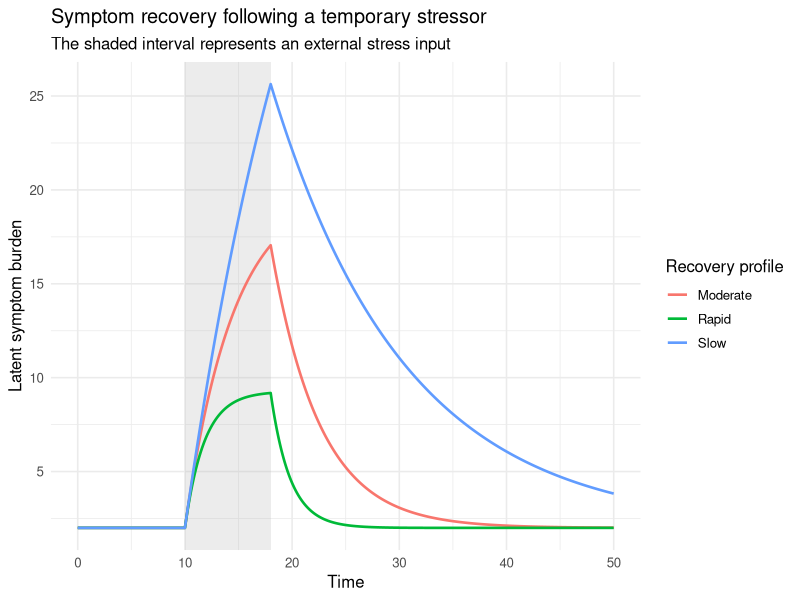
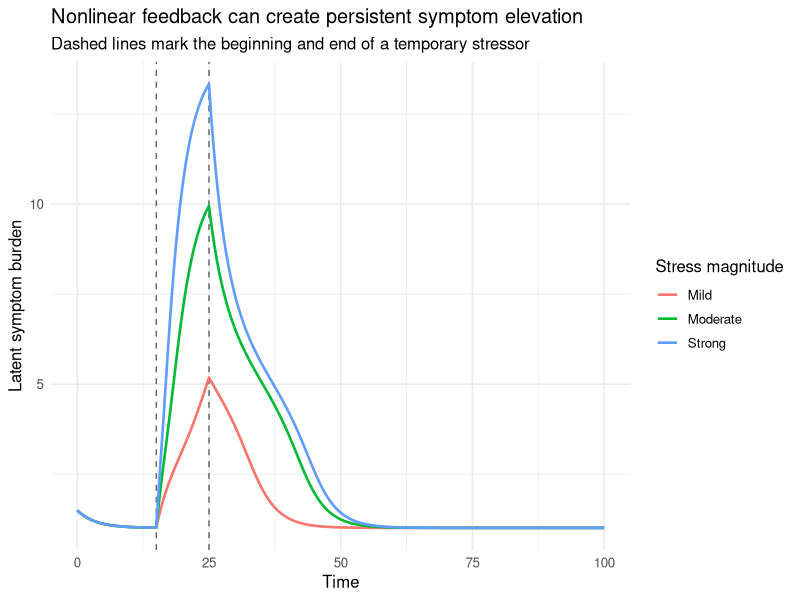
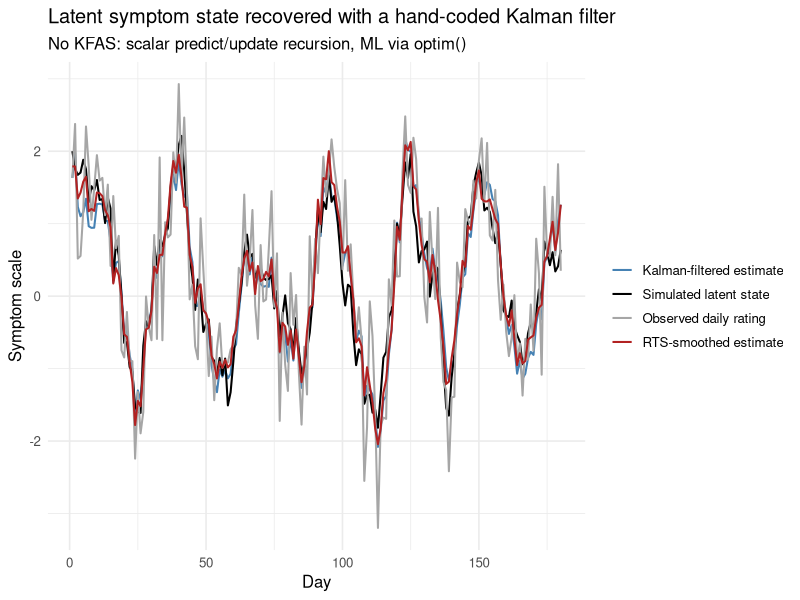
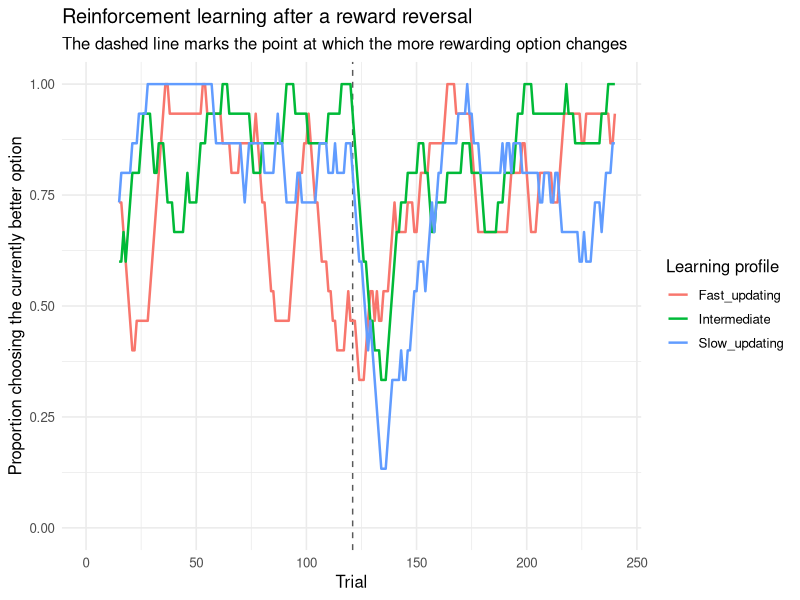
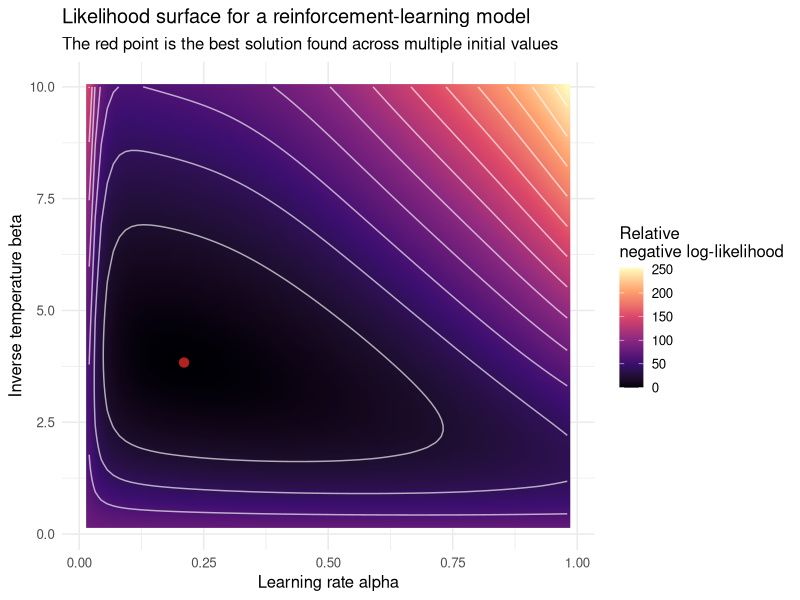
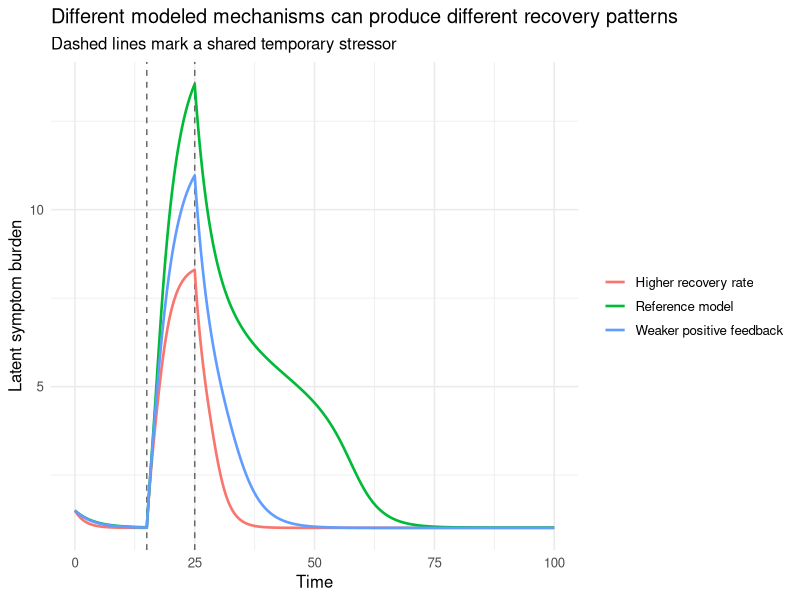
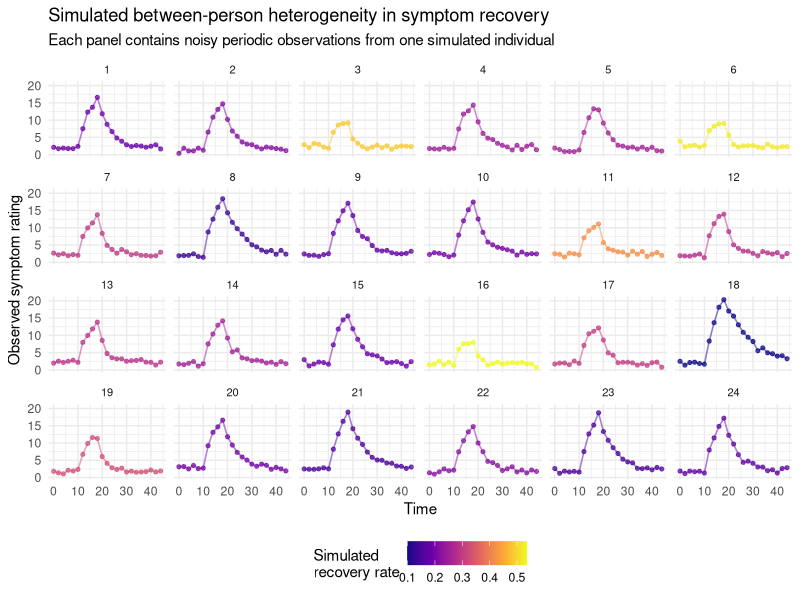

The R source for these figures, in order:
## ---- chunk 1
library(deSolve)
library(dplyr)
library(ggplot2)
library(tidyr)

symptom_rhs <- function(t, state, pars) {
  with(as.list(c(state, pars)), {
    stress_input <- ifelse(
      t >= stress_start & t < stress_end,
      stress_amplitude,
      0
    )

    ds <- -recovery_rate * (symptom - baseline) + stress_input

    list(c(symptom = ds))
  })
}

simulate_symptom <- function(recovery_rate,
                             baseline = 2,
                             stress_amplitude = 4,
                             stress_start = 10,
                             stress_end = 18,
                             initial_symptom = baseline,
                             times = seq(0, 50, by = 0.05)) {
  as.data.frame(
    ode(
      y = c(symptom = initial_symptom),
      times = times,
      func = symptom_rhs,
      parms = c(
        recovery_rate = recovery_rate,
        baseline = baseline,
        stress_amplitude = stress_amplitude,
        stress_start = stress_start,
        stress_end = stress_end
      ),
      method = "lsoda"
    )
  ) |>
    mutate(recovery_rate = recovery_rate)
}

recovery_values <- c(
  Rapid = 0.55,
  Moderate = 0.22,
  Slow = 0.08
)

symptom_df <- lapply(names(recovery_values), function(label) {
  simulate_symptom(
    recovery_rate = recovery_values[[label]]
  ) |>
    mutate(profile = label)
}) |>
  bind_rows()

stress_period <- tibble(
  start = 10,
  end = 18,
  ymin = -Inf,
  ymax = Inf
)

ggplot(symptom_df, aes(time, symptom, colour = profile)) +
  geom_rect(
    data = stress_period,
    aes(xmin = start, xmax = end, ymin = ymin, ymax = ymax),
    inherit.aes = FALSE,
    fill = "grey70",
    alpha = 0.25
  ) +
  geom_line(linewidth = 0.9) +
  labs(
    title = "Symptom recovery following a temporary stressor",
    subtitle = "The shaded interval represents an external stress input",
    x = "Time",
    y = "Latent symptom burden",
    colour = "Recovery profile"
  ) +
  theme_minimal(base_size = 12)
## ---- chunk 2
library(deSolve)
library(dplyr)
library(ggplot2)

feedback_symptom_rhs <- function(t, state, pars) {
  with(as.list(c(state, pars)), {
    stress_input <- ifelse(
      t >= stress_start & t < stress_end,
      stress_amplitude,
      0
    )

    feedback <- feedback_strength *
      symptom^hill_power /
      (feedback_threshold^hill_power + symptom^hill_power)

    ds <- -recovery_rate * (symptom - baseline) +
      feedback +
      stress_input

    list(c(symptom = ds))
  })
}

simulate_feedback_model <- function(stress_amplitude,
                                    times = seq(0, 100, by = 0.05)) {
  as.data.frame(
    ode(
      y = c(symptom = 1.5),
      times = times,
      func = feedback_symptom_rhs,
      parms = c(
        baseline = 1,
        recovery_rate = 0.32,
        feedback_strength = 1.7,
        feedback_threshold = 4.5,
        hill_power = 4,
        stress_amplitude = stress_amplitude,
        stress_start = 15,
        stress_end = 25
      ),
      method = "lsoda"
    )
  ) |>
    mutate(stress_amplitude = stress_amplitude)
}

stress_levels <- c(
  Mild = 0.7,
  Moderate = 1.5,
  Strong = 2.5
)

feedback_df <- lapply(names(stress_levels), function(label) {
  simulate_feedback_model(
    stress_amplitude = stress_levels[[label]]
  ) |>
    mutate(stressor = label)
}) |>
  bind_rows()

ggplot(feedback_df, aes(time, symptom, colour = stressor)) +
  geom_vline(
    xintercept = c(15, 25),
    linetype = "dashed",
    colour = "grey40"
  ) +
  geom_line(linewidth = 0.9) +
  labs(
    title = "Nonlinear feedback can create persistent symptom elevation",
    subtitle = "Dashed lines mark the beginning and end of a temporary stressor",
    x = "Time",
    y = "Latent symptom burden",
    colour = "Stress magnitude"
  ) +
  theme_minimal(base_size = 12)
## ---- chunk 3
library(dplyr)
library(ggplot2)
library(tibble)
library(tidyr)

set.seed(2026)

## ---- 1. Simulate the latent process and noisy observations -----------

n_days <- 180
days <- seq_len(n_days)

u <- scale(
  0.8 * sin(2 * pi * days / 28) +
    rnorm(n_days, mean = 0, sd = 0.8)
)[, 1]

a_true <- 0.88     # persistence
b_true <- 0.28     # effect of the covariate on the latent state
q_true <- 0.22^2   # process (innovation) variance
r_true <- 0.55^2   # measurement variance

x <- numeric(n_days)
x[1] <- 2

for (t in 2:n_days) {
  x[t] <- a_true * x[t - 1] + b_true * u[t - 1] + rnorm(1, sd = sqrt(q_true))
}

z <- x + rnorm(n_days, sd = sqrt(r_true))

sim_df <- tibble(
  day = days,
  u = u,
  latent_state = x,
  observed_rating = z
)

## ---- 2. Kalman filter, written explicitly, scalar arithmetic only ----
## No matrices, no packages: a, b, q, r are plain numbers. This is the
## textbook predict/update recursion for a scalar linear-Gaussian
## state-space model (Durbin & Koopman; Harvey 1989).

kalman_filter <- function(z, u, a, b, q, r, x0 = 0, P0 = 1e4) {
  n <- length(z)
  x_pred  <- numeric(n)   # predicted state mean,  x[t|t-1]
  P_pred  <- numeric(n)   # predicted state var,   P[t|t-1]
  x_filt  <- numeric(n)   # filtered state mean,   x[t|t]
  P_filt  <- numeric(n)   # filtered state var,    P[t|t]
  innov   <- numeric(n)   # one-step forecast error
  innov_var <- numeric(n) # variance of that error
  loglik  <- 0

  x_prev <- x0
  P_prev <- P0

  for (t in seq_len(n)) {
    ## --- predict step (state equation, eq. 6) ---
    if (t == 1) {
      x_pred[t] <- x_prev
      P_pred[t] <- P_prev
    } else {
      x_pred[t] <- a * x_filt[t - 1] + b * u[t - 1]
      P_pred[t] <- a^2 * P_filt[t - 1] + q
    }

    ## --- update step (observation equation, eq. 7) ---
    innov[t] <- z[t] - x_pred[t]
    innov_var[t] <- P_pred[t] + r
    K <- P_pred[t] / innov_var[t]                # Kalman gain

    x_filt[t] <- x_pred[t] + K * innov[t]
    P_filt[t] <- (1 - K) * P_pred[t]

    ## --- accumulate the Gaussian log-likelihood contribution ---
    loglik <- loglik - 0.5 * (log(2 * pi) + log(innov_var[t]) +
                                 innov[t]^2 / innov_var[t])
  }

  list(
    x_pred = x_pred, P_pred = P_pred,
    x_filt = x_filt, P_filt = P_filt,
    innov = innov, innov_var = innov_var,
    loglik = loglik
  )
}

## ---- 3. Rauch-Tung-Striebel smoother, also written explicitly --------

kalman_smoother <- function(kf, a) {
  n <- length(kf$x_filt)
  x_smooth <- numeric(n)
  P_smooth <- numeric(n)

  x_smooth[n] <- kf$x_filt[n]
  P_smooth[n] <- kf$P_filt[n]

  for (t in (n - 1):1) {
    J <- kf$P_filt[t] * a / kf$P_pred[t + 1]
    x_smooth[t] <- kf$x_filt[t] + J * (x_smooth[t + 1] - kf$x_pred[t + 1])
    P_smooth[t] <- kf$P_filt[t] + J^2 * (P_smooth[t + 1] - kf$P_pred[t + 1])
  }

  list(x_smooth = x_smooth, P_smooth = P_smooth)
}

## ---- 4. Maximum likelihood via optim() --------------------------------
## Unconstrained parameters are transformed so the optimizer can range
## over all of R^4 while a, q, r automatically stay in valid ranges.

negloglik <- function(par, z, u) {
  a <- plogis(par[1])     # keeps persistence in (0, 1)
  b <- par[2]             # unconstrained, any real effect size
  q <- exp(par[3])        # keeps process variance positive
  r <- exp(par[4])        # keeps measurement variance positive

  kf <- kalman_filter(z, u, a, b, q, r)
  -kf$loglik
}

start <- c(qlogis(0.7), 0, log(0.2^2), log(0.5^2))

fit <- optim(
  par = start,
  fn = negloglik,
  z = sim_df$observed_rating,
  u = sim_df$u,
  method = "BFGS",
  hessian = TRUE
)

a_hat <- plogis(fit$par[1])
b_hat <- fit$par[2]
q_hat <- exp(fit$par[3])
r_hat <- exp(fit$par[4])

recovered <- tibble(
  parameter = c("persistence (a)", "input effect (b)", "process var (q)", "measurement var (r)"),
  true_value = c(a_true, b_true, q_true, r_true),
  estimate = c(a_hat, b_hat, q_hat, r_hat)
)
print(recovered)

## ---- 5. Filtered and smoothed trajectories using the fitted params ---

kf_final <- kalman_filter(sim_df$observed_rating, sim_df$u, a_hat, b_hat, q_hat, r_hat)
ks_final <- kalman_smoother(kf_final, a_hat)

sim_df <- sim_df |>
  mutate(
    filtered_state = kf_final$x_filt,
    smoothed_state = ks_final$x_smooth
  )

## ---- 6. Plot ------------------------------------------------------------

plot_df <- sim_df |>
  select(day, latent_state, observed_rating, filtered_state, smoothed_state) |>
  pivot_longer(
    cols = c(latent_state, observed_rating, filtered_state, smoothed_state),
    names_to = "series",
    values_to = "value"
  )

ggplot(plot_df, aes(day, value, colour = series)) +
  geom_line(linewidth = 0.7) +
  scale_colour_manual(
    values = c(
      latent_state = "black",
      observed_rating = "grey65",
      filtered_state = "steelblue",
      smoothed_state = "firebrick"
    ),
    labels = c(
      latent_state = "Simulated latent state",
      observed_rating = "Observed daily rating",
      filtered_state = "Kalman-filtered estimate",
      smoothed_state = "RTS-smoothed estimate"
    )
  ) +
  labs(
    title = "Latent symptom state recovered with a hand-coded Kalman filter",
    subtitle = "No KFAS: scalar predict/update recursion, ML via optim()",
    x = "Day",
    y = "Symptom scale",
    colour = NULL
  ) +
  theme_minimal(base_size = 12)
## ---- chunk 4
library(dplyr)
library(ggplot2)
library(tidyr)
library(tibble)

softmax_probability <- function(values, inverse_temperature) {
  shifted_values <- values - max(values)
  weights <- exp(inverse_temperature * shifted_values)

  weights / sum(weights)
}

simulate_bandit <- function(learning_rate,
                            inverse_temperature,
                            n_trials = 240,
                            reversal_trial = 121,
                            seed = NULL) {
  if (!is.null(seed)) {
    set.seed(seed)
  }

  values <- c(option_a = 0, option_b = 0)

  results <- vector("list", n_trials)

  for (trial in seq_len(n_trials)) {
    reward_probabilities <- if (trial < reversal_trial) {
      c(option_a = 0.75, option_b = 0.25)
    } else {
      c(option_a = 0.25, option_b = 0.75)
    }

    choice_probabilities <- softmax_probability(
      values = values,
      inverse_temperature = inverse_temperature
    )

    choice <- sample(
      x = names(values),
      size = 1,
      prob = choice_probabilities
    )

    reward <- rbinom(
      n = 1,
      size = 1,
      prob = reward_probabilities[[choice]]
    )

    prediction_error <- reward - values[[choice]]

    values[[choice]] <- values[[choice]] +
      learning_rate * prediction_error

    results[[trial]] <- tibble(
      trial = trial,
      choice = choice,
      reward = reward,
      prediction_error = prediction_error,
      q_option_a = values[["option_a"]],
      q_option_b = values[["option_b"]],
      chose_currently_better_option =
        choice == names(which.max(reward_probabilities))
    )
  }

  bind_rows(results)
}

learning_profiles <- list(
  Slow_updating = list(alpha = 0.08, beta = 4),
  Intermediate = list(alpha = 0.25, beta = 4),
  Fast_updating = list(alpha = 0.60, beta = 4)
)

bandit_df <- lapply(names(learning_profiles), function(profile_name) {
  profile <- learning_profiles[[profile_name]]

  simulate_bandit(
    learning_rate = profile$alpha,
    inverse_temperature = profile$beta,
    seed = 100 + match(profile_name, names(learning_profiles))
  ) |>
    mutate(profile = profile_name)
}) |>
  bind_rows()

performance_df <- bandit_df |>
  group_by(profile) |>
  mutate(
    rolling_accuracy = stats::filter(
      as.numeric(chose_currently_better_option),
      rep(1 / 15, 15),
      sides = 1
    )
  ) |>
  ungroup()

ggplot(performance_df, aes(trial, rolling_accuracy, colour = profile)) +
  geom_vline(
    xintercept = 121,
    linetype = "dashed",
    colour = "grey35"
  ) +
  geom_line(linewidth = 0.85, na.rm = TRUE) +
  coord_cartesian(ylim = c(0, 1)) +
  labs(
    title = "Reinforcement learning after a reward reversal",
    subtitle = "The dashed line marks the point at which the more rewarding option changes",
    x = "Trial",
    y = "Proportion choosing the currently better option",
    colour = "Learning profile"
  ) +
  theme_minimal(base_size = 12)
## ---- chunk 5
library(dplyr)
library(ggplot2)
library(tibble)

negative_log_likelihood <- function(pars, data) {
  learning_rate <- plogis(pars[1])
  inverse_temperature <- exp(pars[2])

  values <- c(option_a = 0, option_b = 0)
  log_likelihood <- 0

  for (i in seq_len(nrow(data))) {
    probabilities <- softmax_probability(
      values = values,
      inverse_temperature = inverse_temperature
    )

    chosen_option <- data$choice[i]

    log_likelihood <- log_likelihood +
      log(pmax(probabilities[[chosen_option]], .Machine$double.eps))

    prediction_error <- data$reward[i] - values[[chosen_option]]

    values[[chosen_option]] <- values[[chosen_option]] +
      learning_rate * prediction_error
  }

  -log_likelihood
}

true_alpha <- 0.30
true_beta <- 3.5

estimation_data <- simulate_bandit(
  learning_rate = true_alpha,
  inverse_temperature = true_beta,
  n_trials = 300,
  reversal_trial = 151,
  seed = 42
)

starting_points <- expand.grid(
  alpha_start = c(0.08, 0.25, 0.60, 0.90),
  beta_start = c(0.8, 2, 5, 10)
)

fit_results <- lapply(seq_len(nrow(starting_points)), function(i) {
  start <- starting_points[i, ]

  fit <- optim(
    par = c(qlogis(start$alpha_start), log(start$beta_start)),
    fn = negative_log_likelihood,
    data = estimation_data,
    method = "BFGS"
  )

  tibble(
    convergence = fit$convergence,
    negative_log_likelihood = fit$value,
    estimated_alpha = plogis(fit$par[1]),
    estimated_beta = exp(fit$par[2])
  )
}) |>
  bind_rows()

best_fit <- fit_results |>
  filter(convergence == 0) |>
  slice_min(negative_log_likelihood, n = 1)

print(
  tibble(
    parameter = c("Learning rate alpha", "Inverse temperature beta"),
    true_value = c(true_alpha, true_beta),
    estimated_value = c(
      best_fit$estimated_alpha,
      best_fit$estimated_beta
    )
  )
)

likelihood_grid <- expand.grid(
  alpha = seq(0.02, 0.98, length.out = 80),
  beta = seq(0.2, 10, length.out = 80)
) |>
  rowwise() |>
  mutate(
    negative_log_likelihood = negative_log_likelihood(
      pars = c(qlogis(alpha), log(beta)),
      data = estimation_data
    )
  ) |>
  ungroup() |>
  mutate(
    relative_fit = negative_log_likelihood -
      min(negative_log_likelihood)
  )

ggplot(likelihood_grid, aes(alpha, beta, fill = relative_fit)) +
  geom_raster(interpolate = TRUE) +
  geom_contour(
    aes(z = relative_fit),
    colour = "white",
    alpha = 0.65
  ) +
  geom_point(
    data = best_fit,
    aes(
      x = estimated_alpha,
      y = estimated_beta
    ),
    inherit.aes = FALSE,
    colour = "firebrick",
    size = 2.8
  ) +
  scale_fill_viridis_c(
    option = "magma",
    name = "Relative\nnegative log-likelihood"
  ) +
  labs(
    title = "Likelihood surface for a reinforcement-learning model",
    subtitle = "The red point is the best solution found across multiple initial values",
    x = "Learning rate alpha",
    y = "Inverse temperature beta"
  ) +
  theme_minimal(base_size = 12)
## ---- chunk 6
library(deSolve)
library(dplyr)
library(ggplot2)

intervention_rhs <- function(t, state, pars) {
  with(as.list(c(state, pars)), {
    stress_input <- ifelse(
      t >= stress_start & t < stress_end,
      stress_amplitude,
      0
    )

    feedback <- feedback_strength *
      symptom^hill_power /
      (feedback_threshold^hill_power + symptom^hill_power)

    ds <- -recovery_rate * (symptom - baseline) +
      feedback +
      stress_input

    list(c(symptom = ds))
  })
}

simulate_intervention <- function(name,
                                  recovery_rate,
                                  feedback_strength,
                                  times = seq(0, 100, by = 0.05)) {
  as.data.frame(
    ode(
      y = c(symptom = 1.5),
      times = times,
      func = intervention_rhs,
      parms = c(
        baseline = 1,
        recovery_rate = recovery_rate,
        feedback_strength = feedback_strength,
        feedback_threshold = 4.5,
        hill_power = 4,
        stress_amplitude = 2.2,
        stress_start = 15,
        stress_end = 25
      ),
      method = "lsoda"
    )
  ) |>
    mutate(condition = name)
}

intervention_df <- bind_rows(
  simulate_intervention(
    name = "Reference model",
    recovery_rate = 0.28,
    feedback_strength = 1.65
  ),
  simulate_intervention(
    name = "Higher recovery rate",
    recovery_rate = 0.50,
    feedback_strength = 1.65
  ),
  simulate_intervention(
    name = "Weaker positive feedback",
    recovery_rate = 0.28,
    feedback_strength = 0.85
  )
)

ggplot(intervention_df, aes(time, symptom, colour = condition)) +
  geom_vline(
    xintercept = c(15, 25),
    linetype = "dashed",
    colour = "grey40"
  ) +
  geom_line(linewidth = 0.9) +
  labs(
    title = "Different modeled mechanisms can produce different recovery patterns",
    subtitle = "Dashed lines mark a shared temporary stressor",
    x = "Time",
    y = "Latent symptom burden",
    colour = NULL
  ) +
  theme_minimal(base_size = 12)
## ---- chunk 7
library(deSolve)
library(dplyr)
library(ggplot2)
library(tibble)

set.seed(123)

n_people <- 24

person_parameters <- tibble(
  person = factor(seq_len(n_people)),
  recovery_rate = exp(
    rnorm(
      n_people,
      mean = log(0.24),
      sd = 0.45
    )
  ),
  baseline = rnorm(
    n_people,
    mean = 2,
    sd = 0.35
  )
)

simulate_person <- function(person_id,
                            recovery_rate,
                            baseline,
                            times = seq(0, 45, by = 0.25)) {

  person_rhs <- function(t, state, pars) {
    with(as.list(c(state, pars)), {

      stress_input <- ifelse(
        t >= 10 & t < 18,
        stress_amplitude,
        0
      )

      ds <- -recovery_rate * (symptom - baseline) +
        stress_input

      list(c(symptom = ds))
    })
  }

  latent <- as.data.frame(
    ode(
      y = c(symptom = baseline),
      times = times,
      func = person_rhs,
      parms = c(
        recovery_rate = recovery_rate,
        baseline = baseline,
        stress_amplitude = 3.5
      ),
      method = "lsoda"
    )
  )

  observation_times <- seq(0, 45, by = 2)

  latent |>
    filter(time %in% observation_times) |>
    mutate(
      observed_symptom = symptom + rnorm(
        n(),
        mean = 0,
        sd = 0.45
      ),
      person = person_id,
      recovery_rate = recovery_rate,
      baseline = baseline
    )
}

person_data <- person_parameters |>
  rowwise(person) |>
  reframe(
    simulate_person(
      person_id = person,
      recovery_rate = recovery_rate,
      baseline = baseline
    )
  ) |>
  ungroup()

ggplot(
  person_data,
  aes(
    x = time,
    y = observed_symptom,
    group = person,
    colour = recovery_rate
  )
) +
  geom_line(alpha = 0.5, linewidth = 0.55) +
  geom_point(size = 1.1, alpha = 0.7) +
  scale_colour_viridis_c(
    option = "plasma",
    name = "Simulated\nrecovery rate"
  ) +
  facet_wrap(~ person, ncol = 6) +
  labs(
    title = "Simulated between-person heterogeneity in symptom recovery",
    subtitle = "Each panel contains noisy periodic observations from one simulated individual",
    x = "Time",
    y = "Observed symptom rating"
  ) +
  theme_minimal(base_size = 11) +
  theme(
    legend.position = "bottom",
    strip.text = element_text(size = 8)
  )
